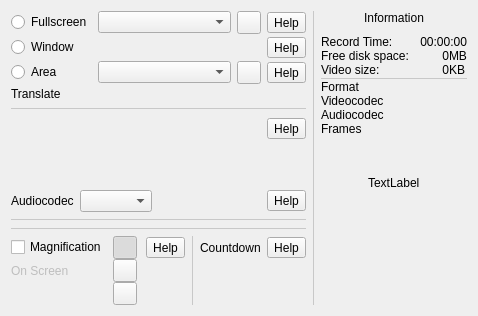
          <widget class="QWidget" name="tabScreen">
           <attribute name="icon">
            <iconset resource="screencast.qrc">
             <normaloff>:/pictures/screencast/monitor.png</normaloff>:/pictures/screencast/monitor.png</iconset>
           </attribute>
           <attribute name="title">
            <string notr="true"/>
           </attribute>
           <layout class="QHBoxLayout" name="horizontalLayout_2">
            <item>
             <layout class="QVBoxLayout" name="verticalLayout_7">
              <property name="spacing">
               <number>6</number>
              </property>
              <item>
               <layout class="QGridLayout" name="gridLayout_3">
                <property name="bottomMargin">
                 <number>0</number>
                </property>
                <property name="verticalSpacing">
                 <number>3</number>
                </property>
                <item row="3" column="0" colspan="4">
                 <widget class="QLabel" name="label_translate">
                  <property name="text">
                   <string notr="true">Translate</string>
                  </property>
                  <property name="wordWrap">
                   <bool>true</bool>
                  </property>
                  <property name="openExternalLinks">
                   <bool>true</bool>
                  </property>
                 </widget>
                </item>
                <item row="2" column="2">
                 <widget class="QToolButton" name="toolButtonScreencastAreaReset">
                  <property name="toolTip">
                   <string>Reset</string>
                  </property>
                  <property name="text">
                   <string notr="true"/>
                  </property>
                  <property name="icon">
                   <iconset resource="screencast.qrc">
                    <normaloff>:/pictures/screencast/undo.png</normaloff>:/pictures/screencast/undo.png</iconset>
                  </property>
                 </widget>
                </item>
                <item row="1" column="3">
                 <widget class="QToolButton" name="help_screencast_window">
                  <property name="toolTip">
                   <string>Help</string>
                  </property>
                  <property name="text">
                   <string notr="true">Help</string>
                  </property>
                 </widget>
                </item>
                <item row="0" column="0">
                 <widget class="QRadioButton" name="radioButtonScreencastFullscreen">
                  <property name="text">
                   <string>Fullscreen</string>
                  </property>
                  <attribute name="buttonGroup">
                   <string notr="true">buttonGroup</string>
                  </attribute>
                 </widget>
                </item>
                <item row="0" column="3">
                 <widget class="QToolButton" name="help_screencast_fullscreen">
                  <property name="toolTip">
                   <string>Help</string>
                  </property>
                  <property name="text">
                   <string notr="true">Help</string>
                  </property>
                 </widget>
                </item>
                <item row="0" column="1">
                 <widget class="QComboBox" name="comboBoxScreencastScreen">
                  <property name="sizePolicy">
                   <sizepolicy hsizetype="Expanding" vsizetype="Fixed">
                    <horstretch>0</horstretch>
                    <verstretch>0</verstretch>
                   </sizepolicy>
                  </property>
                  <property name="sizeAdjustPolicy">
                   <enum>QComboBox::AdjustToContents</enum>
                  </property>
                 </widget>
                </item>
                <item row="2" column="1">
                 <widget class="QComboBox" name="comboBoxScreencastScreenArea">
                  <property name="sizeAdjustPolicy">
                   <enum>QComboBox::AdjustToContents</enum>
                  </property>
                 </widget>
                </item>
                <item row="1" column="0">
                 <widget class="QRadioButton" name="radioButtonScreencastWindow">
                  <property name="text">
                   <string>Window</string>
                  </property>
                  <attribute name="buttonGroup">
                   <string notr="true">buttonGroup</string>
                  </attribute>
                 </widget>
                </item>
                <item row="2" column="0">
                 <widget class="QRadioButton" name="radioButtonScreencastArea">
                  <property name="text">
                   <string>Area</string>
                  </property>
                  <attribute name="buttonGroup">
                   <string notr="true">buttonGroup</string>
                  </attribute>
                 </widget>
                </item>
                <item row="0" column="2">
                 <widget class="QToolButton" name="toolButton_screen_name">
                  <property name="text">
                   <string notr="true"/>
                  </property>
                  <property name="icon">
                   <iconset resource="screencast.qrc">
                    <normaloff>:/pictures/screencast/screen-name.png</normaloff>:/pictures/screencast/screen-name.png</iconset>
                  </property>
                  <property name="checkable">
                   <bool>true</bool>
                  </property>
                 </widget>
                </item>
                <item row="2" column="3">
                 <widget class="QToolButton" name="help_screencast_area">
                  <property name="toolTip">
                   <string>Help</string>
                  </property>
                  <property name="text">
                   <string notr="true">Help</string>
                  </property>
                 </widget>
                </item>
               </layout>
              </item>
              <item>
               <widget class="Line" name="line_7">
                <property name="styleSheet">
                 <string notr="true">color: rgb(200, 200, 200);</string>
                </property>
                <property name="frameShadow">
                 <enum>QFrame::Plain</enum>
                </property>
                <property name="orientation">
                 <enum>Qt::Horizontal</enum>
                </property>
               </widget>
              </item>
              <item>
               <layout class="QVBoxLayout" name="verticalLayout_5">
                <item>
                 <layout class="QHBoxLayout" name="horizontalLayout_34">
                  <item>
                   <widget class="QScrollArea" name="scrollAreaAudioDevice">
                    <property name="sizePolicy">
                     <sizepolicy hsizetype="Expanding" vsizetype="Minimum">
                      <horstretch>0</horstretch>
                      <verstretch>0</verstretch>
                     </sizepolicy>
                    </property>
                    <property name="accessibleName">
                     <string notr="true"/>
                    </property>
                    <property name="frameShape">
                     <enum>QFrame::NoFrame</enum>
                    </property>
                    <property name="widgetResizable">
                     <bool>true</bool>
                    </property>
                    <property name="alignment">
                     <set>Qt::AlignLeading|Qt::AlignLeft|Qt::AlignTop</set>
                    </property>
                    <widget class="QWidget" name="scrollAreaWidgetContentsAudioDevices">
                     <property name="geometry">
                      <rect>
                       <x>0</x>
                       <y>0</y>
                       <width>489</width>
                       <height>192</height>
                      </rect>
                     </property>
                     <property name="accessibleName">
                      <string notr="true"/>
                     </property>
                     <layout class="QVBoxLayout" name="verticalLayoutAudioDevices">
                      <property name="spacing">
                       <number>3</number>
                      </property>
                      <property name="leftMargin">
                       <number>0</number>
                      </property>
                      <property name="topMargin">
                       <number>6</number>
                      </property>
                      <property name="rightMargin">
                       <number>6</number>
                      </property>
                      <property name="bottomMargin">
                       <number>0</number>
                      </property>
                     </layout>
                    </widget>
                   </widget>
                  </item>
                  <item>
                   <layout class="QVBoxLayout" name="verticalLayout_15">
                    <property name="topMargin">
                     <number>2</number>
                    </property>
                    <item>
                     <widget class="QToolButton" name="help_screencast_audio">
                      <property name="toolTip">
                       <string>Help</string>
                      </property>
                      <property name="text">
                       <string notr="true">Help</string>
                      </property>
                     </widget>
                    </item>
                    <item>
                     <spacer name="verticalSpacer_28">
                      <property name="orientation">
                       <enum>Qt::Vertical</enum>
                      </property>
                      <property name="sizeType">
                       <enum>QSizePolicy::Expanding</enum>
                      </property>
                      <property name="sizeHint" stdset="0">
                       <size>
                        <width>20</width>
                        <height>40</height>
                       </size>
                      </property>
                     </spacer>
                    </item>
                   </layout>
                  </item>
                 </layout>
                </item>
                <item>
                 <layout class="QHBoxLayout" name="horizontalLayout_37">
                  <item>
                   <widget class="QLabel" name="labelAudioCodec">
                    <property name="text">
                     <string>Audiocodec</string>
                    </property>
                   </widget>
                  </item>
                  <item>
                   <widget class="QComboBox" name="comboBoxAudioCodec">
                    <property name="sizeAdjustPolicy">
                     <enum>QComboBox::AdjustToContents</enum>
                    </property>
                   </widget>
                  </item>
                  <item>
                   <spacer name="horizontalSpacer_14">
                    <property name="orientation">
                     <enum>Qt::Horizontal</enum>
                    </property>
                    <property name="sizeHint" stdset="0">
                     <size>
                      <width>40</width>
                      <height>20</height>
                     </size>
                    </property>
                   </spacer>
                  </item>
                  <item>
                   <widget class="QToolButton" name="help_screencast_audiocodec">
                    <property name="toolTip">
                     <string>Help</string>
                    </property>
                    <property name="text">
                     <string notr="true">Help</string>
                    </property>
                   </widget>
                  </item>
                 </layout>
                </item>
               </layout>
              </item>
              <item>
               <widget class="Line" name="line_10">
                <property name="styleSheet">
                 <string notr="true">color: rgb(200, 200, 200);</string>
                </property>
                <property name="frameShadow">
                 <enum>QFrame::Plain</enum>
                </property>
                <property name="orientation">
                 <enum>Qt::Horizontal</enum>
                </property>
               </widget>
              </item>
              <item>
               <widget class="Line" name="line_9">
                <property name="styleSheet">
                 <string notr="true">color: rgb(200, 200, 200);</string>
                </property>
                <property name="frameShadow">
                 <enum>QFrame::Plain</enum>
                </property>
                <property name="orientation">
                 <enum>Qt::Horizontal</enum>
                </property>
               </widget>
              </item>
              <item>
               <layout class="QGridLayout" name="gridLayout_13" columnstretch="0,0,0,0,0,0,0,0">
                <property name="verticalSpacing">
                 <number>0</number>
                </property>
                <item row="1" column="1">
                 <widget class="QToolButton" name="toolButton_magnifier_rectangle">
                  <property name="text">
                   <string notr="true"/>
                  </property>
                  <property name="checkable">
                   <bool>true</bool>
                  </property>
                  <property name="checked">
                   <bool>true</bool>
                  </property>
                  <attribute name="buttonGroup">
                   <string notr="true">buttonGroup_2</string>
                  </attribute>
                 </widget>
                </item>
                <item row="1" column="0">
                 <widget class="QCheckBox" name="checkBoxMagnifier">
                  <property name="toolTip">
                   <string notr="true">CTRL+SHIFT+F9</string>
                  </property>
                  <property name="text">
                   <string>Magnification</string>
                  </property>
                 </widget>
                </item>
                <item row="1" column="3">
                 <widget class="QToolButton" name="help_screencast_magnifier">
                  <property name="toolTip">
                   <string>Help</string>
                  </property>
                  <property name="text">
                   <string notr="true">Help</string>
                  </property>
                 </widget>
                </item>
                <item row="2" column="0">
                 <widget class="QLabel" name="label_magnifier_on_screen">
                  <property name="enabled">
                   <bool>false</bool>
                  </property>
                  <property name="text">
                   <string notr="true">On Screen</string>
                  </property>
                 </widget>
                </item>
                <item row="1" column="5" colspan="2">
                 <layout class="QHBoxLayout" name="horizontalLayout_60">
                  <item>
                   <widget class="QLabel" name="labelScreencastCountdownText">
                    <property name="text">
                     <string>Countdown</string>
                    </property>
                    <property name="alignment">
                     <set>Qt::AlignLeading|Qt::AlignLeft|Qt::AlignVCenter</set>
                    </property>
                   </widget>
                  </item>
                 </layout>
                </item>
                <item row="2" column="1">
                 <widget class="QToolButton" name="toolButton_magnifier_elipse">
                  <property name="text">
                   <string notr="true"/>
                  </property>
                  <property name="checkable">
                   <bool>true</bool>
                  </property>
                  <attribute name="buttonGroup">
                   <string notr="true">buttonGroup_2</string>
                  </attribute>
                 </widget>
                </item>
                <item row="1" column="4" rowspan="3">
                 <widget class="Line" name="line_11">
                  <property name="styleSheet">
                   <string notr="true">color: rgb(200, 200, 200);</string>
                  </property>
                  <property name="frameShadow">
                   <enum>QFrame::Plain</enum>
                  </property>
                  <property name="orientation">
                   <enum>Qt::Vertical</enum>
                  </property>
                 </widget>
                </item>
                <item row="1" column="7">
                 <widget class="QToolButton" name="help_screencast_countdown">
                  <property name="toolTip">
                   <string>Help</string>
                  </property>
                  <property name="text">
                   <string notr="true">Help</string>
                  </property>
                 </widget>
                </item>
                <item row="1" column="2">
                 <layout class="QHBoxLayout" name="horizontalLayout_rectangle">
                  <property name="leftMargin">
                   <number>3</number>
                  </property>
                 </layout>
                </item>
                <item row="3" column="1">
                 <widget class="QToolButton" name="toolButton_magnifier_circle">
                  <property name="text">
                   <string notr="true"/>
                  </property>
                  <property name="checkable">
                   <bool>true</bool>
                  </property>
                  <attribute name="buttonGroup">
                   <string notr="true">buttonGroup_2</string>
                  </attribute>
                 </widget>
                </item>
                <item row="2" column="2">
                 <layout class="QHBoxLayout" name="horizontalLayout_elipse">
                  <property name="leftMargin">
                   <number>3</number>
                  </property>
                 </layout>
                </item>
                <item row="3" column="2">
                 <layout class="QHBoxLayout" name="horizontalLayout_circle">
                  <property name="leftMargin">
                   <number>3</number>
                  </property>
                 </layout>
                </item>
               </layout>
              </item>
             </layout>
            </item>
            <item>
             <widget class="Line" name="line_5">
              <property name="styleSheet">
               <string notr="true">color: rgb(200, 200, 200);</string>
              </property>
              <property name="frameShadow">
               <enum>QFrame::Plain</enum>
              </property>
              <property name="orientation">
               <enum>Qt::Vertical</enum>
              </property>
             </widget>
            </item>
            <item>
             <layout class="QGridLayout" name="gridLayout_6">
              <property name="bottomMargin">
               <number>10</number>
              </property>
              <property name="verticalSpacing">
               <number>0</number>
              </property>
              <item row="1" column="0">
               <layout class="QGridLayout" name="gridLayout_5">
                <property name="topMargin">
                 <number>10</number>
                </property>
                <item row="7" column="1">
                 <widget class="QLabel" name="label_25">
                  <property name="text">
                   <string>Audiocodec</string>
                  </property>
                 </widget>
                </item>
                <item row="6" column="2" colspan="2">
                 <widget class="QLabel" name="labelInfoVideocodec">
                  <property name="text">
                   <string notr="true"/>
                  </property>
                 </widget>
                </item>
                <item row="5" column="2" colspan="2">
                 <widget class="QLabel" name="labelInfoFormat">
                  <property name="text">
                   <string notr="true"/>
                  </property>
                 </widget>
                </item>
                <item row="0" column="1">
                 <widget class="QLabel" name="label_14">
                  <property name="text">
                   <string>Record Time:</string>
                  </property>
                 </widget>
                </item>
                <item row="9" column="2">
                 <spacer name="verticalSpacer_4">
                  <property name="orientation">
                   <enum>Qt::Vertical</enum>
                  </property>
                  <property name="sizeHint" stdset="0">
                   <size>
                    <width>20</width>
                    <height>40</height>
                   </size>
                  </property>
                 </spacer>
                </item>
                <item row="7" column="2" colspan="2">
                 <widget class="QLabel" name="labelInfoAudiocodec">
                  <property name="text">
                   <string notr="true"/>
                  </property>
                 </widget>
                </item>
                <item row="2" column="3">
                 <widget class="QLabel" name="label_16">
                  <property name="text">
                   <string notr="true">KB</string>
                  </property>
                 </widget>
                </item>
                <item row="4" column="1" colspan="3">
                 <widget class="Line" name="line_3">
                  <property name="styleSheet">
                   <string notr="true">color: rgb(200, 200, 200);</string>
                  </property>
                  <property name="frameShadow">
                   <enum>QFrame::Plain</enum>
                  </property>
                  <property name="orientation">
                   <enum>Qt::Horizontal</enum>
                  </property>
                 </widget>
                </item>
                <item row="1" column="3">
                 <widget class="QLabel" name="label_15">
                  <property name="text">
                   <string notr="true">MB</string>
                  </property>
                 </widget>
                </item>
                <item row="1" column="1">
                 <widget class="QLabel" name="label_12">
                  <property name="text">
                   <string>Free disk space:</string>
                  </property>
                 </widget>
                </item>
                <item row="5" column="1">
                 <widget class="QLabel" name="label_23">
                  <property name="text">
                   <string>Format</string>
                  </property>
                 </widget>
                </item>
                <item row="0" column="2" colspan="2">
                 <widget class="QLabel" name="labelInfoRecordTime">
                  <property name="text">
                   <string notr="true">00:00:00</string>
                  </property>
                  <property name="alignment">
                   <set>Qt::AlignRight|Qt::AlignTrailing|Qt::AlignVCenter</set>
                  </property>
                 </widget>
                </item>
                <item row="6" column="1">
                 <widget class="QLabel" name="label_24">
                  <property name="text">
                   <string>Videocodec</string>
                  </property>
                 </widget>
                </item>
                <item row="1" column="2">
                 <widget class="QLabel" name="labelFreeSize">
                  <property name="minimumSize">
                   <size>
                    <width>40</width>
                    <height>0</height>
                   </size>
                  </property>
                  <property name="text">
                   <string notr="true">0</string>
                  </property>
                  <property name="alignment">
                   <set>Qt::AlignRight|Qt::AlignTrailing|Qt::AlignVCenter</set>
                  </property>
                 </widget>
                </item>
                <item row="8" column="1">
                 <widget class="QLabel" name="label_29">
                  <property name="text">
                   <string>Frames</string>
                  </property>
                 </widget>
                </item>
                <item row="2" column="2">
                 <widget class="QLabel" name="labelVideoSize">
                  <property name="text">
                   <string notr="true">0</string>
                  </property>
                  <property name="alignment">
                   <set>Qt::AlignRight|Qt::AlignTrailing|Qt::AlignVCenter</set>
                  </property>
                 </widget>
                </item>
                <item row="2" column="1">
                 <widget class="QLabel" name="label_13">
                  <property name="text">
                   <string>Video size:</string>
                  </property>
                 </widget>
                </item>
                <item row="8" column="2" colspan="2">
                 <widget class="QLabel" name="labelInfoFrames">
                  <property name="text">
                   <string notr="true"/>
                  </property>
                 </widget>
                </item>
               </layout>
              </item>
              <item row="3" column="0">
               <spacer name="verticalSpacer_21">
                <property name="orientation">
                 <enum>Qt::Vertical</enum>
                </property>
                <property name="sizeHint" stdset="0">
                 <size>
                  <width>20</width>
                  <height>40</height>
                 </size>
                </property>
               </spacer>
              </item>
              <item row="2" column="0" alignment="Qt::AlignHCenter">
               <widget class="QLabel" name="label_Upate_tab_1">
                <property name="text">
                 <string notr="true">TextLabel</string>
                </property>
                <property name="openExternalLinks">
                 <bool>true</bool>
                </property>
               </widget>
              </item>
              <item row="0" column="0" alignment="Qt::AlignHCenter">
               <widget class="QLabel" name="label_17">
                <property name="text">
                 <string>Information</string>
                </property>
               </widget>
              </item>
             </layout>
            </item>
           </layout>
          </widget>
